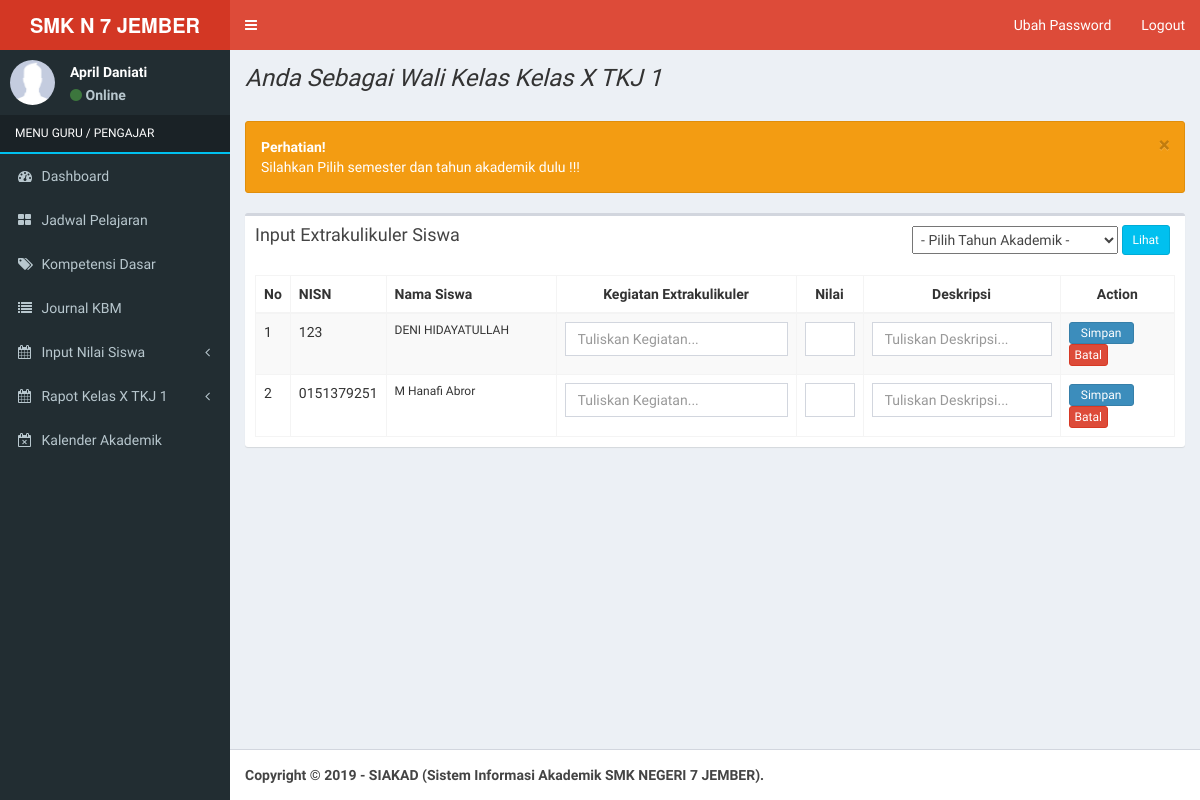
The page /index_guru.php?view=extrakulikuler_wakel (signed in) on the database as committed earlier.
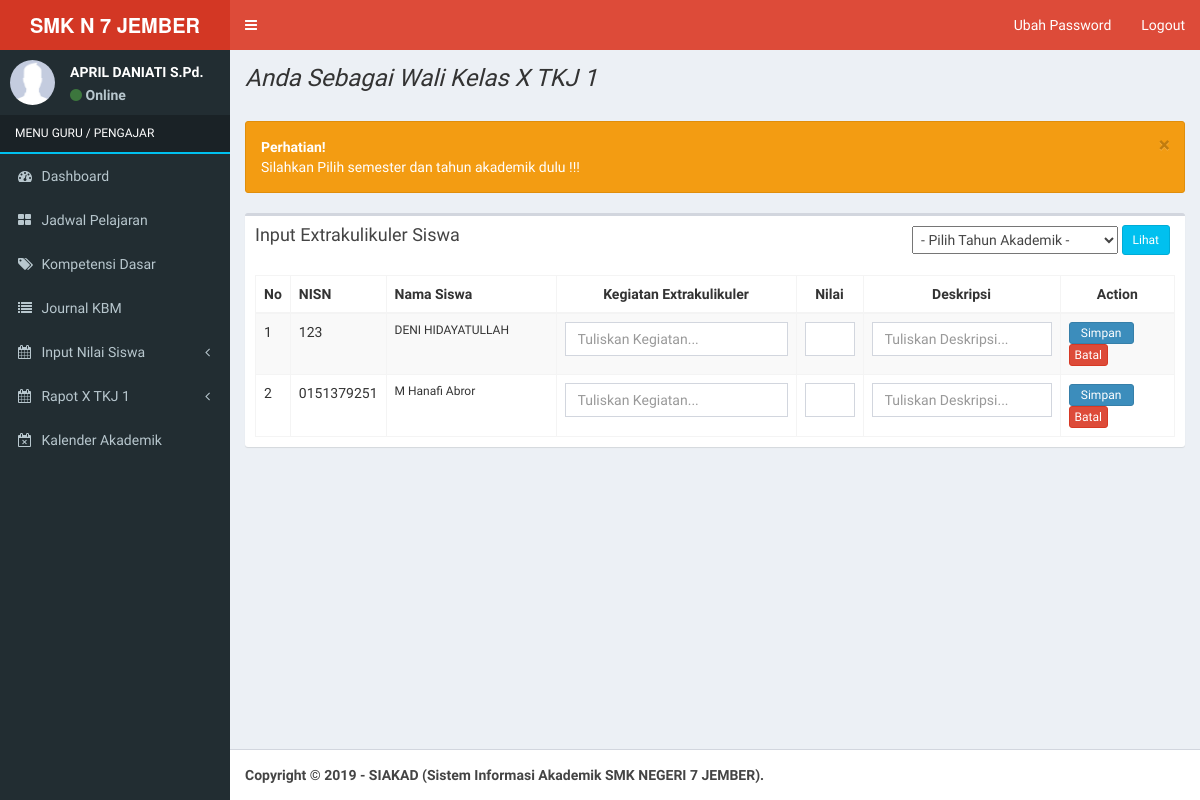
The same page on the database as committed later.
### tables this page shows
CREATE TABLE `guru` (
  `nip` varchar(30) NOT NULL,
  `password` varchar(255) NOT NULL,
  `nama_guru` varchar(150) NOT NULL,
  `tempat_lahir` varchar(150) NOT NULL,
  `tanggal_lahir` date NOT NULL,
  `id_jenis_kelamin` int(11) NOT NULL,
  `id_agama` int(11) NOT NULL,
  `telepon` varchar(15) NOT NULL,
  `email` varchar(150) NOT NULL,
  `alamat_jalan` varchar(255) NOT NULL,
  `rt` varchar(5) NOT NULL,
  `rw` varchar(5) NOT NULL,
  `nama_dusun` varchar(100) NOT NULL,
  `desa_kelurahan` varchar(100) NOT NULL,
  `kecamatan` varchar(100) NOT NULL,
  `kabupaten` varchar(150) NOT NULL,
  `kode_pos` int(10) NOT NULL,
  `nuptk` varchar(50) NOT NULL,
  `nik` varchar(50) NOT NULL,
  `tmt` varchar(20) NOT NULL,
  `id_status_kepegawaian` int(5) NOT NULL,
  `id_jenis_ptk` int(5) NOT NULL,
  `id_status_keaktifan` int(5) NOT NULL,
  `foto` varchar(255) NOT NULL,
  `id_golongan` int(5) NOT NULL
);

CREATE TABLE `kelas` (
  `kode_kelas` varchar(10) NOT NULL,
  `nip` varchar(30) NOT NULL,
  `kode_jurusan` varchar(10) NOT NULL,
  `kode_ruangan` varchar(10) NOT NULL,
  `nama_kelas` varchar(20) NOT NULL,
  `aktif` enum('Ya','Tidak') NOT NULL
);

### application/wakel/raport_extrakulikuler_wakel.php (the view, shortened to what the changed rows need)
<?php
if ($_GET[act] == '') {
  ?>
  <div class="col-xs-12">
    <div class="box">
      <div class="box-body">
        <?php
          echo "<table id='example' class='table table-bordered table-striped'>
                    <thead>
                      <tr><th rowspan='2'>No</th>
                        <th>NISN</th>
                        <th width='170px'>Nama Siswa</th>
                        <th width='240px'><center>Kegiatan Extrakulikuler</center></th>
                        <th><center>Nilai</center></th>
                        <th><center>Deskripsi</center></th>
                        <th><center>Action</center></th>
                      </tr>
                    </thead>
                    <tbody>";
          ?>
        </tbody>
        </table>
      </div>
    </div>
  </div>
<?php }  ?>

### index_guru.php (shortened to what the changed rows need)
<?php
include "config/koneksi.php";
if (isset($_SESSION[id])) {
  if ($_SESSION[level] == 'guru') {
    $iden = mysqli_fetch_array(mysqli_query($koneksi, "SELECT * FROM guru where nip='$_SESSION[id]'"));
    $nama =  $iden[nama_guru];
    $level = 'Guru / Pengajar';
    if (trim($iden[foto]) == '') {
      $foto = 'foto_siswa/no-image.jpg';
    } else {
      $foto = 'foto_pegawai/' . $iden[foto];
    }
  }
  ?>
  <!DOCTYPE html>
  <html>
  <head>
    <link rel="stylesheet" href="bootstrap/css/bootstrap.min.css">
    <link rel="stylesheet" href="https://maxcdn.bootstrapcdn.com/font-awesome/4.4.0/css/font-awesome.min.css">
    <link rel="stylesheet" href="https://code.ionicframework.com/ionicons/2.0.1/css/ionicons.min.css">
    <link rel="stylesheet" href="plugins/datatables/dataTables.bootstrap.css">
    <link rel="stylesheet" href="dist/css/AdminLTE.min.css">
    <link rel="stylesheet" href="dist/css/skins/_all-skins.min.css">
    <link rel="stylesheet" href="plugins/iCheck/flat/blue.css">
    <link rel="stylesheet" href="plugins/morris/morris.css">
    <link rel="stylesheet" href="plugins/jvectormap/jquery-jvectormap-1.2.2.css">
    <link rel="stylesheet" href="plugins/datepicker/datepicker3.css">
    <link rel="stylesheet" href="plugins/daterangepicker/daterangepicker-bs3.css">
    <link rel="stylesheet" href="plugins/bootstrap-wysihtml5/bootstrap3-wysihtml5.min.css">
  </head>
  <body class="hold-transition skin-red sidebar-mini">
    <div class="wrapper">
      <aside class="main-sidebar">
        <?php
          if ($_SESSION[level] == 'guru') {
            include "menu-guru.php";
          }
          ?>
      </aside>
      <div class="content-wrapper">
        <section class="content-header">
        <?php
        if($_SESSION[level] == 'guru'){
          $sql2=mysqli_query($koneksi,"SELECT * FROM kelas where nip='$_SESSION[id]'");
          $cekwalikelas=mysqli_num_rows($sql2);
          $kelas=mysqli_fetch_array($sql2);
          if($cekwalikelas==0){
            echo"<b><i>Anda Tidak Sebagai Wali Kelas Manapun !!!</i><b>";
          }else{
            echo"<h1><i>Anda Sebagai Wali Kelas ".$kelas['nama_kelas']."</i></h1>";
          }
        }
        ?>
        </section>
        <section class="content">
          <?php
            if ($_GET[view] == 'home' or $_GET[view] == '') {
              if ($_SESSION[level] == 'guru') {
                include "application/guru/home_guru.php";
              }
            }elseif ($_GET[view] == 'jadwalguru') {
              cek_session_guru();
              echo "<div class='row'>";
              include "application/guru/jadwalguru.php";
              echo "</div>";
            }elseif ($_GET[view] == 'absensi_siswa') {
              cek_session_guru();
              echo "<div class='row'>";
              include "application/guru/absensi_siswa.php";
              echo "</div>";
            }elseif ($_GET[view] == 'kompetensiguru') {
              cek_session_guru();
              echo "<div class='row'>";
              include "application/guru/kompetensidasar_guru.php";
              echo "</div>";
            } elseif ($_GET[view] == 'journalguru') {
              cek_session_guru();
              echo "<div class='row'>";
              include "application/guru/journal_guru.php";
              echo "</div>";
            } elseif ($_GET[view] == 'raport') {
              cek_session_guru();
              echo "<div class='row'>";
              include "application/raport.php";
              echo "</div>";
            } elseif ($_GET[view] == 'raportuts') {
              cek_session_guru();
              echo "<div class='row'>";
              include "application/raport_uts.php";
              echo "</div>";
            } elseif ($_GET[view] == 'kalender') {
              cek_session_guru();
              echo "<div class='row'>";
              include "application/guru/kalender_akademik.php";
              echo "</div>";
            } elseif ($_GET[view] == 'raport_wakel') {
              echo "<div class='row'>";
              include "application/wakel/raport_wakel.php";
              echo "</div>";
            } elseif ($_GET[view] == 'raportuts_wakel') {
              echo "<div class='row'>";
              include "application/wakel/raport_uts_wakel.php";
              echo "</div>";
             } elseif ($_GET[view] == 'raportcetak_wakel') {
              cek_session_guru();
              echo "<div class='row'>";
              include "application/wakel/raport_cetak_wakel.php";
              echo "</div>";
            } elseif ($_GET[view] == 'raportcetakuts_wakel') {
              cek_session_guru();
              echo "<div class='row'>";
              include "application/wakel/raport_cetak_uts_wakel.php";
              echo "</div>";
            } elseif ($_GET[view] == 'capaianhasilbelajar_wakel') {
              cek_session_guru();
              echo "<div class='row'>";
              include "application/wakel/raport_capaian_hasil_belajar_wakel.php";
              echo "</div>";
            } elseif ($_GET[view] == 'extrakulikuler_wakel') {
              echo "<div class='row'>";
              include "application/wakel/raport_extrakulikuler_wakel.php";
              echo "</div>";
            } elseif ($_GET[view] == 'prestasi_wakel') {
              cek_session_guru();
              echo "<div class='row'>";
              include "application/wakel/raport_prestasi_wakel.php";
              echo "</div>";
            }elseif ($_GET[view] == 'catatanwakel') {
              cek_session_guru();
              echo "<div class='row'>";
              include "application/wakel/raport_catatan_wakel.php";
              echo "</div>";
            }
            ?>
        </section>
      </div>
    </div>
  </body>
  </html>
<?php
} else {
  include "login.php";
}
?>

### menu-guru.php (shortened to what the changed rows need)
<section class="sidebar">
  <div class="user-panel">
    <div class="pull-left image">
      <img src="<?php echo $foto; ?>" class="img-circle" alt="User Image">
    </div>
    <div class="pull-left info">
      <p><?php echo $nama; ?></p>
      <p><a href="#"><i class="fa fa-circle text-success"></i> Online</a></p>
    </div>
  </div>
  <ul class="sidebar-menu">
    <li class="header" style='color:#fff; text-transform:uppercase; border-bottom:2px solid #00c0ef'>MENU <?php echo $level; ?></li>
    <li><a href="index_guru.php"><i class="fa fa-dashboard"></i> <span>Dashboard</span></a></li>
    <li><a href="index_guru.php?view=jadwalguru"><i class="fa fa-th-large"></i> <span>Jadwal Pelajaran</span></a></li>
    <li><a href="index_guru.php?view=kompetensiguru"><i class="fa fa-tags"></i> <span>Kompetensi Dasar</span></a></li>
    <li><a href="index_guru.php?view=journalguru"><i class="fa fa-list"></i> <span>Journal KBM</span></a></li>
    <li class="treeview">
      <a href="#"><i class="fa fa-calendar"></i> <span>Input Nilai Siswa</span><i class="fa fa-angle-left pull-right"></i></a>
     </li>
    <?php
				if($_SESSION[level] == 'guru'){
          $sql2=mysqli_query($koneksi,"SELECT * FROM kelas where nip='$_SESSION[id]'");
          $cekwalikelas=mysqli_num_rows($sql2);
          $kelas=mysqli_fetch_array($sql2);
				if ($cekwalikelas == 0) { } else {
					?>
				 <li class="treeview">
          <a href="#"><i class="fa fa-calendar"></i> <span>Rapot <?= $kelas['nama_kelas']; ?></span><i class="fa fa-angle-left pull-right"></i></a>
        </li>
       		<?php } ?>
      <?php } ?>
      <li><a href="index_guru.php?view=kalender"><i class="fa fa-calendar-times-o"></i> <span>Kalender Akademik</span></a></li>
  </ul>
</section>

Rows that differ between the two databases and show on the page:
changed guru: nama_guru "April Daniati" → "APRIL DANIATI S.Pd."
changed kelas: nama_kelas "Kelas X TKJ 1" → "X TKJ 1"
